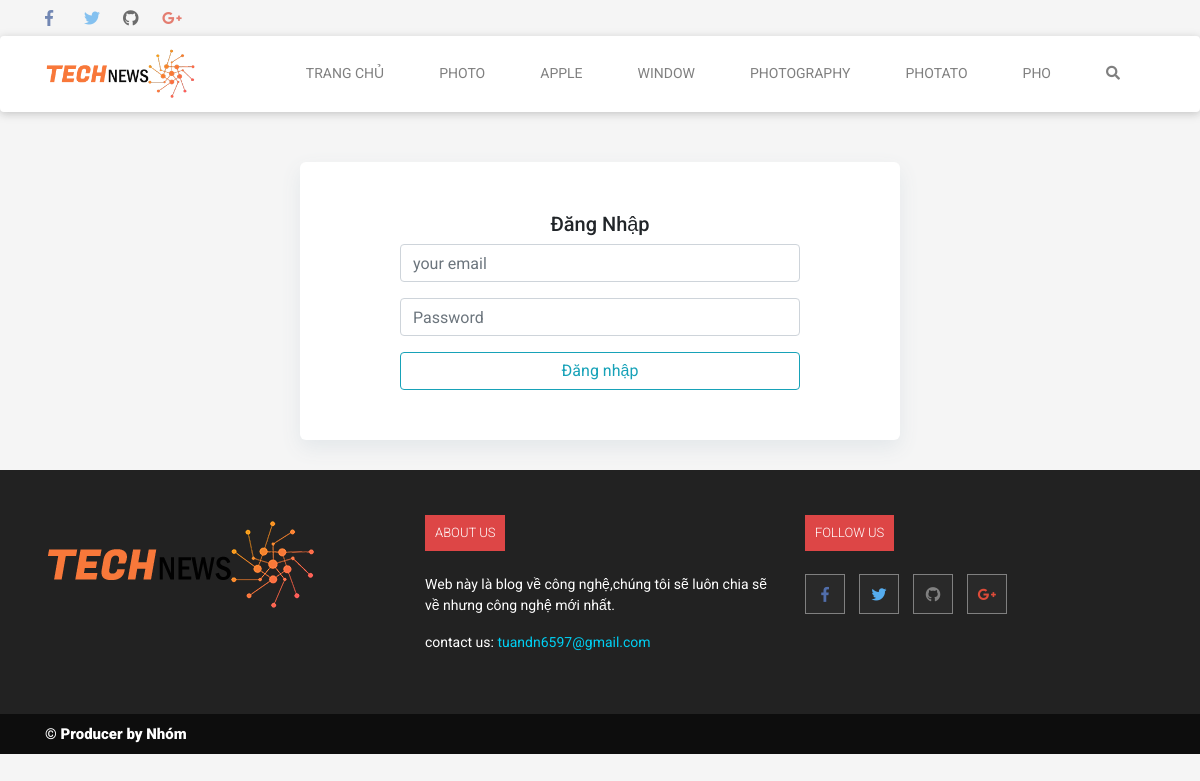
/project/index.php/admin/login, run on the app's committed database.
### tables this page shows
CREATE TABLE `danhmuc` (
  `id_danhmuc` int(11) NOT NULL,
  `category_name` varchar(255) NOT NULL,
  `parent_id` int(11) NOT NULL,
  `sort_order` int(11) NOT NULL
);

### project/application/controllers/admin/login.php (called while the page is built, shortened)
<?php if ( ! defined('BASEPATH')) exit('No direct script access allowed');
class login extends CI_Controller {
	public function __construct()
	{
		$this->load->model('Admin');
	}
	public function index()
	{
		$this->load->model('New_model');
		$result=$this->New_model->GetDanhMuc();
		$result=array('category'=>$result);
		$this->load->view('admin/login', $result, FALSE);
	}
}

### project/index.php (called while the page is built, shortened)
<?php
require_once BASEPATH.'core/CodeIgniter.php';

### project/application/models/New_model.php (called while the page is built, shortened)
<?php if ( ! defined('BASEPATH')) exit('No direct script access allowed');
class New_model extends CI_Model {
	public function GetDanhMuc()
	{
		$this->db->select('*');
		$array=$this->db->get('danhmuc');
		$array=$array->result_array();
		return $array;
	}
}

### project/application/views/admin/login.php (the view, shortened to what this page needs)
<!DOCTYPE html>
<html lang="en">
<head>
	<link rel="stylesheet" href="<?= base_url() ?>css/styles.css">
	<link rel="stylesheet" href="<?= base_url() ?>css/bootstrap.css">
	 <link rel="stylesheet" href="<?= base_url() ?>fonts/css/all.css">
</head>
<body>
	<div class="menu-top">
		<div class="container">
			<div class="icon">
				<a href="https://www.facebook.com/kevjl.kjss" class="fab fa-facebook-f"></a>
				<a class="fab fa-twitter" href="https://www.facebook.com/kevjl.kjss"></a>
				<a href="https://github.com/tuandn6597" class="fab fa-github"></a>
				<a class="fab fa-google-plus-g" href="https://www.facebook.com/kevjl.kjss"></a>
			</div>
		</div>
	</div>
	<nav class="navbar navbar-expand-lg navbar-light shadow-sm bg-white rounded menu-center">
		<div class="container">
				 <a class="navbar-brand" href="#"><img src="<?= base_url() ?>images/logo.png" height="50" alt=""></a>
				  <div class="collapse navbar-collapse" id="navbarSupportedContent">
				    <ul class="navbar-nav ml-auto">
				      <li class="nav-item">
							        <a class="nav-link" href="<?= base_url() ?>home/home?>">Trang Chủ<span class="sr-only">(current)</span></a>
							     </li>
				    	<?php foreach ($category as $value): ?>
							     	 <li class="nav-item">
								        <a class="nav-link" href="<?= base_url() ?>home/home/tagdiv_category/<?= $value['id_danhmuc'] ?>"><?= $value['category_name'] ?></a>
								      </li>
				    	<?php endforeach ?>
				      <li class="nav-item">
				        <a class="nav-link search" href="#"><i class="fas fa-search"></i></a>
				      </li>
				    </ul>
				  </div>
				 </div>
</nav>
	<form class="form-login" action="<?= base_url() ?>admin/login/verify" method="post">
		<h5 class="text-center">Đăng Nhập</h5>
		  <div class="form-group">
		    <input type="email" class="form-control" id="exampleInputEmail1" aria-describedby="emailHelp" placeholder="your email" name="email">
		  </div>
		  <div class="form-group">
		    <input type="password" class="form-control" id="exampleInputPassword1" placeholder="Password" name="password">
		  </div>
		  <button type="submit" class="btn btn-outline-info btn-block">Đăng nhập</button>
</form>
<footer>
	<div class="container">
		<div class="row">
				<div class="col-sm-4">
					<div class="f-left">
						 <a class="navbar-brand" href="#"><img src="<?= base_url() ?>images/logo.png"  alt=""></a>
					</div>
				</div>
				<div class="col-sm-4">
					<div class="f-center">
						<h5 class="f-title title-sec2 mb-2">
							About us
						</h5>
						<p class="f-center-content">
							Web này là blog về công nghệ,chúng tôi sẽ luôn chia sẽ về nhưng công nghệ mới nhất.
						</p>
						<p class="f-contact">
							<a href="https://www.facebook.com/kevjl.kjss" style="text-decoration: none;"><span style="color:white;">contact us:</span> <span style="color:#00cff3;">tuandn6597@gmail.com</span></a>
						</p>
					</div>
				</div>
				<div class="col-sm-4">
					<div class="f-right">
						<h5 class="f-title title-sec2 mb-2">
							FOLLOW US
						</h5>
						<div class="f-icon">
							<a href="https://www.facebook.com/kevjl.kjss" class="fab fa-facebook-f"></a>
							<a class="fab fa-twitter" href="https://www.facebook.com/kevjl.kjss"></a>
							<a href="https://github.com/tuandn6597" class="fab fa-github"></a>
							<a class="fab fa-google-plus-g" href="https://www.facebook.com/kevjl.kjss"></a>
						</div>
					</div>
				</div>
	</div>
</div>
</footer>
<div class="footer-producer">
	<div class="container">
		<div class="row">
			<div class="col-sm-6">
				<a href="" class="title-sec2-bot">© Producer by Nhóm</a>
			</div>
		</div>
	</div>
</div>
</body>
</html>

### project/css/styles.css (style rules this page uses)
* { padding:0; margin:0; }
.nav-item { position:relative!important; }
.f-icon { margin-top: 15px; }
.form-login { max-width: 600px; background: white; box-shadow: 0 8px 20px #e3e7ea; border-radius: 6px; padding: 50px 100px; margin:auto; margin-top:50px; }
.footer-producer { background-color: #0D0D0D; padding:8px 0; }
.f-icon a { color: white !important; background-color: #292929; border: 1px solid gray; font-size: 15px; width: 40px; height: 40px; line-height: 40px; text-align: center; margin-right:10px; cursor: pointer; transition:0.4s; }
.f-icon a:nth-child(1) { color:#516EAB !important; }
.f-icon a:nth-child(2) { color:#55ACEE !important; }
.f-icon a:nth-child(3) { color:gray !important; }
.f-icon a:nth-child(4) { color:#DD4B39 !important; }
p.f-contact { font-size: 14px; }
p.f-center-content { font-size: 14px; margin-top: 15px; }
h5.f-title { text-transform: uppercase; font-size: 17px; color: white; }
.f-center { color: white; }
.title-sec2-bot { font-size: 15px; font-weight: 900; color:black; transition:0.2s; }
.navbar.menu-center { position: sticky !important; top: 0; z-index: 1000; box-shadow: 0 0.125rem 0.5rem #80808069 !important; }
h5.title-sec2 { display: inline-block; background: #DD4646; padding: 10px; margin-bottom: 0px; color: white; font-size: 13px; text-transform: uppercase; font-weight: 300; }
.navbar-light .navbar-nav a.nav-link { text-transform: uppercase; padding: 10px 20px; font-size: 14px; margin-right: 15px; }
.navbar-light .navbar-nav a.nav-link:after { content:""; display:block; transition:0.4s; transform:scale(0); width:100%; height:2px; background-color:#dd4b39; }
.icon a:last-child { color: #dd4b39 !important; }
.icon a:nth-child(2) { color:#55acee !important; }
.icon a:nth-child(1) { color: #3b5998 !important; }
.icon a:nth-child(3) { color: #333 !important; }
.icon a { width: 20px; display:inline-block; padding:10px 35px 10px 0; transition:0.4s; cursor: pointer; opacity:0.7; }
.menu-top { background-color: #F5F5F5; }
body { font-family: 'Roboto', sans-serif !important; background-color:#F5F5F5 !important; }
a { text-decoration: none; }
footer { background-color:#222222; padding: 45px 0; margin-top:30px; position:relative; bottom: 0; left:0; }
.footer-producer a { font-size:15px; color:white; }

### data on the page
danhmuc: category_name "PHOTO"
danhmuc: category_name "APPLE"
danhmuc: category_name "WINDOW"
danhmuc: category_name "PHOTOGRAPHY"
danhmuc: category_name "PHOTATO"
danhmuc: category_name "PHO"
